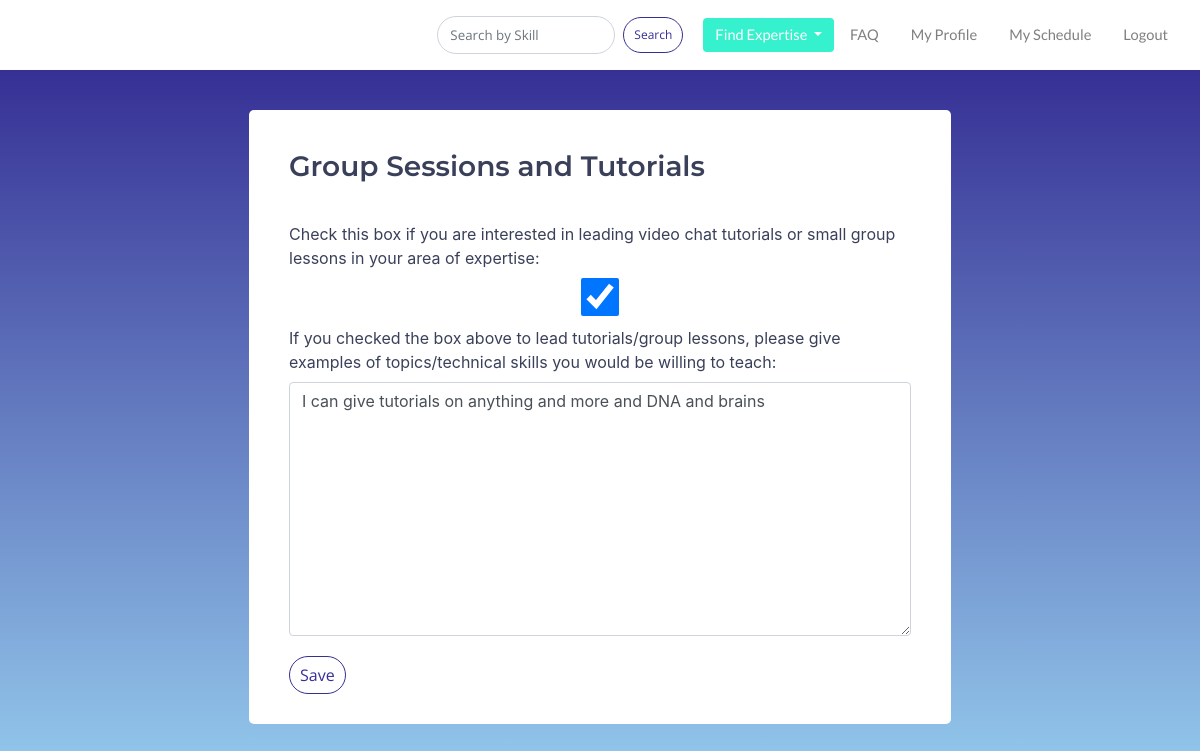
The page /search/users/profile/edit/tutorials/ (signed in) on the database its author committed.
### users/models.py (models this page shows)
class CustomUser(AbstractUser):
    objects = CustomUserManager()
    position = models.CharField(max_length =10000, null=True, default='', blank=True)
    bio = models.CharField(max_length =10000, null=True, default='', blank=True)
    skills = TaggableManager(help_text="A comma-separated list of tags.")
    image = models.ImageField(upload_to="profile_image", blank=True)
    website = models.CharField(max_length=10000, null=True, default='', blank=True)
    skill_area1_title = models.CharField(max_length =10000, null=True, default='', blank=True)
    skill_area1 = models.CharField(max_length =10000, null=True, default='', blank=True)
    skill_area2_title = models.CharField(max_length =10000, null=True, default='', blank=True)
    skill_area2 = models.CharField(max_length =10000, null=True, default='', blank=True)
    skill_area3_title = models.CharField(max_length =10000, null=True, default='', blank=True)
    skill_area3 = models.CharField(max_length =10000, null=True, default='', blank=True)
    skill_area4_title = models.CharField(max_length =10000, null=True, default='', blank=True)
    skill_area4 = models.CharField(max_length =10000, null=True, default='', blank=True)
    skill_area5_title = models.CharField(max_length =10000, null=True, default='', blank=True)
    skill_area5 = models.CharField(max_length =10000, null=True, default='', blank=True)
    software_hardware = models.CharField(max_length =10000, null=True, default='', blank=True)
    software_hardware_intermediate = models.CharField(max_length =10000, null=True, default='', blank=True)
    availability = models.CharField(max_length=10000, null=True, default='', blank=True)
    rate = models.CharField(max_length= 10000, null=True, default='', blank=True)
    expert = models.BooleanField(blank=True, default=False)
    gives_tutorials = models.BooleanField(blank=True, default=False)
    tutorial_area = models.CharField(max_length =10000, null=True, default='', blank=True)
    wants_expert = models.BooleanField(blank=True, default=False)
    needs_help_with = models.CharField(max_length =10000, null=True, default='', blank=True)
    profile_under_review = models.BooleanField(blank=True, default=False)
    profile_approved = models.BooleanField(blank=True, default=False)

### users/views.py (the view)
# urls.py: path('profile/edit/tutorials/', views.EditProfileTutorialView, name='edit_profile_tutorials'),
@login_required
def EditProfileTutorialView(request):
    form_two =EditProfileDetail()
    if request.method == 'POST':
        form_two = EditProfileDetail(request.POST, instance =request.user)
        if form_two.is_valid():
            form_two.save()
        return HttpResponseRedirect(reverse('profile'))
    else:
        form_two = EditProfileDetail(instance = request.user)
        return render(request, 'edit_profile_tutorials.html', {
            'form_two': form_two,
        })

### templates/edit_profile_tutorials.html (shortened to what this page needs)
{% extends 'layout.html' %}
{% load static %}
{% load widget_tweaks %}
{% block content %}
<div class="container-fluid booking">
<form  class="form-group booking_form"  method="post">
    <div class="container" id="booking_form">
    <h3 class="edit_profile_subheading">Group Sessions and Tutorials</h3>
        {{ form_two.gives_tutorials.label_tag }}
          {% render_field form_two.gives_tutorials class="form-control" %}
        {{ form_two.tutorial_area.label_tag }}
          {% render_field form_two.tutorial_area class="form-control" %}
     <button type="submit" class="btn btn-primary edit_profile">Save</button>
    </div>
     </form>
    </div>
{% endblock %}

### static/css/layout.css (style rules this page uses)
form.form-group { margin-bottom: 0px; }
button.btn.btn-primary.edit_profile { padding: 6px 10px 6px 10px; margin: 20px 20px 20px 0px; background-color: transparent; border: 1px solid #363095; color: #363095; border-radius: 20px; font-family: 'Open Sans', sans-serif; }
body { background-image: url(scipertise_background_dark.jpg); background-size: cover; background-repeat:no-repeat; }
h3.edit_profile_subheading { padding: 30px 0px 20px 0px; font-family: 'Montserrat', sans-serif; font-weight: 600; }
div.container-fluid.booking { background-color:#363095; background-image: linear-gradient(to bottom, #363095, #a0def8); height: 100%; margin: 0 auto; overflow-y:scroll; color: #3a405a; }
div#booking_form.container { background-color: white; width: 60%; padding:10px 40px; overflow-y: scroll; margin: 40px auto; border-radius: 5px; }
label { padding-top: 10px; }
.btn { outline: none; color: black; background-color: transparent; box-shadow: 0 0 0 0; }

### rows shown on the page
CustomUser: gives_tutorials "☑", tutorial_area "I can give tutorials on anything and more and DNA and brains"
